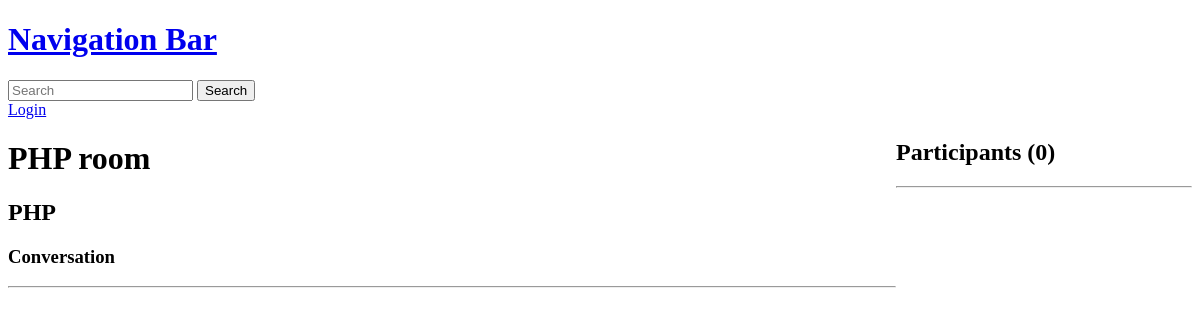
The page /room/6/ on the database as committed earlier.
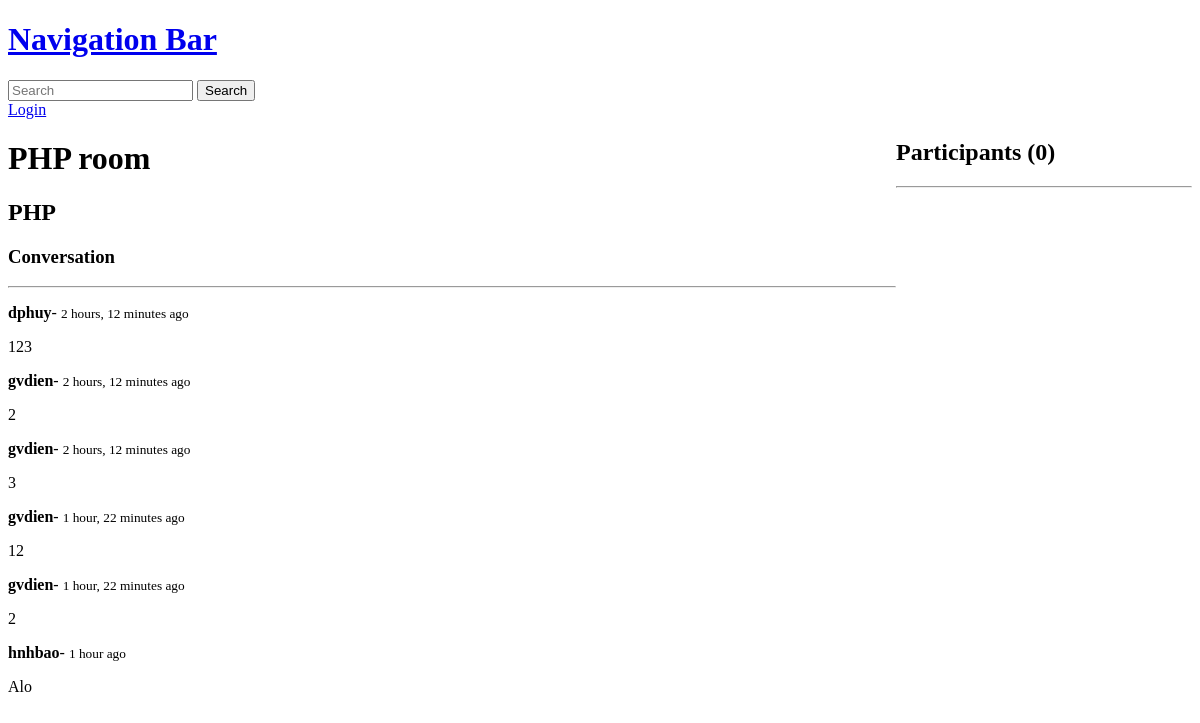
The same page on the database as committed later.
### base/models.py (models this page shows, shortened)
class Room(models.Model):
    host = models.ForeignKey(User, on_delete=models.SET_NULL,null=True)
    topic = models.ForeignKey(Topic, on_delete=models.SET_NULL, null=True)
    name = models.CharField(max_length=100)
    participants = models.ManyToManyField(User, related_name='participants', blank=True)
    description = models.TextField(max_length=100)
    updated = models.DateTimeField(auto_now=True)
    created = models.DateTimeField(auto_now_add=True)
    class Meta:
        ordering = ['-updated', '-created']

class Message(models.Model):
    user = models.ForeignKey(User, on_delete=models.CASCADE)
    room = models.ForeignKey(Room, on_delete=models.CASCADE)
    body = models.TextField(max_length=1000, null=True)
    updated = models.DateTimeField(auto_now=True)
    created = models.DateTimeField(auto_now_add=True)

### base/views.py (the view, shortened to what this page needs)
# urls.py: path('room/<str:key>/',views.room,name ="room"),
def room(req, key):
    room = Room.objects.get(id=key)
    room_messages = room.message_set.all().order_by('created')
    participants = room.participants.all()
    count = participants.count()
    context = {'room': room, 'room_messages': room_messages, 'participants': participants, 'count': count}
    return render(req, 'room.html', context)

### base/templates/room.html (shortened to what this page needs)
{% extends 'main.html' %}
{% block content %}
    <div class="room-container">
    <div>
        <h1>{{ room.name }}</h1>
<h2>{{ room.description }}</h2>
    <div class="comment-wrapper">
        <h3>Conversation</h3>
        <hr>
        {% for message in room_messages %}
            <div>
                <p> <b>{{ message.user }}</b>- <small> {{ message.created|timesince }} ago </small></p>
                <p>{{ message.body }}</p>
            </div>
        {% endfor %}
    </div>
    </div>
    <div>
        <h2>Participants ({{ count }})</h2>
        <hr>
    </div>
    </div>
{% endblock %}

### templates/main.html (shortened to what this page needs)
<!doctype html>
<html lang="en">
<head>
</head>
<body>
    {% include 'navbar.html' %}
    {% block content %}
    {% endblock %}
</body>
</html>

### templates/navbar.html (shortened to what this page needs)
<a href="/">
    <h1>Navigation Bar</h1>
</a>
<form method="get" action="">
    <input type="text" name="q" placeholder="Search">
    <input type="submit" value="Search">
</form>
{% if request.user.is_authenticated %}
    <p>Welcome Back, {{ request.user }} !!!</p>
    <a href="{% url 'logout' %}">Logout</a>
{% else %}
    <a href="{% url 'login' %}">Login</a>
{% endif %}

### base/templates/room.html (style rules this page uses)
.room-container { display: grid; grid-template-columns: 3fr 1fr; }

Rows that differ between the two databases and show on the page:
added Message: user "dphuy", created "2 hours, 12 minutes", body "123"
added Message: user "gvdien", created "2 hours, 12 minutes", body "2"
added Message: user "gvdien", created "2 hours, 12 minutes", body "3"
added Message: user "gvdien", created "1 hour, 22 minutes", body "12"
added Message: user "gvdien", created "1 hour, 22 minutes", body "2"
added Message: user "hnhbao", created "1 hour", body "Alo"
